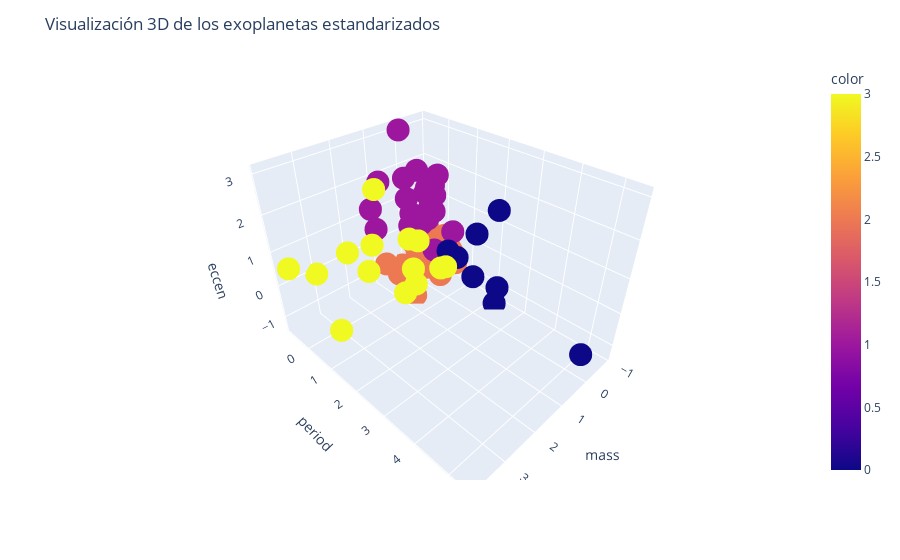

Source (notebook cell):
### Code cell
fig = px.scatter_3d(df_standard, x='mass', y='period', z='eccen', color=etiquetas,)
fig.update_layout(title='Visualización 3D de los exoplanetas estandarizados')
fig.show()
